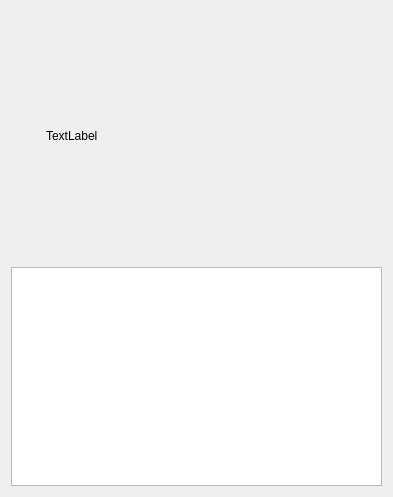
<ui version="4.0" >
 <class>DialogoSplash</class>
 <widget class="QDialog" name="DialogoSplash" >
  <property name="geometry" >
   <rect>
    <x>0</x>
    <y>0</y>
    <width>393</width>
    <height>497</height>
   </rect>
  </property>
  <property name="windowTitle" >
   <string>Ventana Splash</string>
  </property>
  <layout class="QVBoxLayout" >
   <item>
    <layout class="QHBoxLayout" >
     <item>
      <spacer>
       <property name="orientation" >
        <enum>Qt::Horizontal</enum>
       </property>
       <property name="sizeHint" >
        <size>
         <width>40</width>
         <height>20</height>
        </size>
       </property>
      </spacer>
     </item>
     <item>
      <widget class="QLabel" name="label" >
       <property name="minimumSize" >
        <size>
         <width>300</width>
         <height>250</height>
        </size>
       </property>
       <property name="maximumSize" >
        <size>
         <width>300</width>
         <height>250</height>
        </size>
       </property>
       <property name="text" >
        <string>TextLabel</string>
       </property>
       <property name="scaledContents" >
        <bool>true</bool>
       </property>
      </widget>
     </item>
     <item>
      <spacer>
       <property name="orientation" >
        <enum>Qt::Horizontal</enum>
       </property>
       <property name="sizeHint" >
        <size>
         <width>40</width>
         <height>20</height>
        </size>
       </property>
      </spacer>
     </item>
    </layout>
   </item>
   <item>
    <widget class="QTextBrowser" name="textBrowser" />
   </item>
  </layout>
 </widget>
 <resources/>
 <connections/>
</ui>
